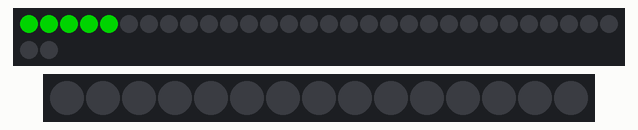
Bench run of a sketch on a simulated Arduino Uno, built with avr-gcc and run on an emulated ATmega328P. On the bench: 32 RGB LEDs in strip order, left to right, continuing on the next row, 15 RGB LEDs in strip order, left to right. Dim RGB values are drawn brighter than linear.

Above: at 0.05 s.
At 0.77 s:
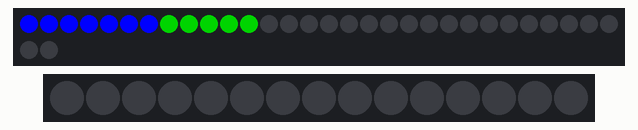
At 1.48 s:
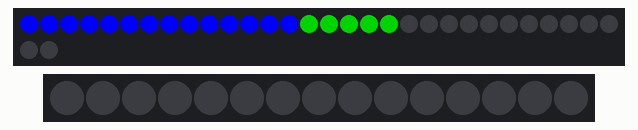
At 2.86 s:
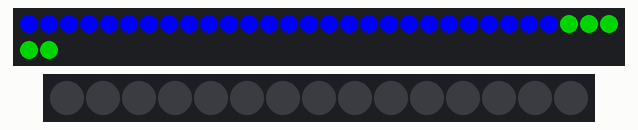
At 4.86 s:
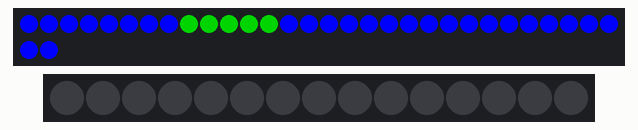
At 6.8 s:
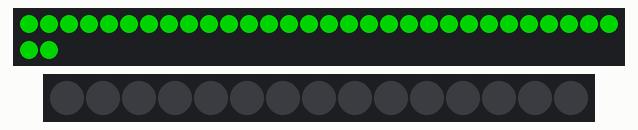

The sketch:

rainbow_blink_group.ino
```cpp
#include <FastLED.h>
#include <elapsedMillis.h>

#define LED_PIN 11
#define NUM_LEDS 32
CRGB leds[NUM_LEDS];

#define CUBE_LED_PIN 12
#define NUM_LEDS_CUBE 15
CRGB cube_leds[NUM_LEDS_CUBE];

elapsedMillis elapsedTime;

void setup() {
  FastLED.addLeds<WS2812B, LED_PIN, GRB>(leds, NUM_LEDS);
  FastLED.addLeds<WS2812B, CUBE_LED_PIN, GRB>(cube_leds, NUM_LEDS_CUBE);
}

void roundStrip(int speed, int runTime) {
  bool stripRunning = true;
  static uint8_t startIndex = 0;
  static uint8_t hue = 0;
  unsigned long startTime = millis();

  while (stripRunning && (millis() - startTime < runTime)) {
    // Fill the entire LED strip with a rainbow gradient
    fill_rainbow(cube_leds, NUM_LEDS_CUBE, hue, 4);

    // Move the rainbow effect from left to right
    for (int i = 0; i < NUM_LEDS_CUBE; i++) {
      cube_leds[i] = cube_leds[(i + startIndex) % NUM_LEDS_CUBE];
    }

    FastLED.show();
    FastLED.delay(speed);

    // Increment the rainbow hue to change colors
    hue++;

    // Move the rainbow gradient index
    startIndex++;
    if (startIndex >= NUM_LEDS_CUBE) {
      startIndex = 0;
    }
  }

  // Turn off LEDs after the runTime
  fill_solid(cube_leds, NUM_LEDS_CUBE, CRGB::Black); // Set all LEDs to black (off)
  FastLED.show();
  stripRunning = false; // stop iterations
}

void ledStrip(int speed, int runTime) {
  unsigned long startTime = millis();
  unsigned long currentTime;

  // Set the background color to blue
  fill_solid(leds, NUM_LEDS, CRGB::Black);
  FastLED.show();

  while (elapsedTime < runTime) {
    currentTime = millis(); // Update currentTime

    // Move the group of 5 green LEDs from left to right
    for (int i = 0; i <= NUM_LEDS - 5; ++i) {
      fill_solid(leds + i, 5, CRGB::Green); // Set a group of 5 LEDs to green
      FastLED.show();
      delay(speed);
      fill_solid(leds + i, 5, CRGB::Blue); // Set the same group back to blue
    }

    // Move the group of 5 green LEDs from right to left
    for (int i = NUM_LEDS - 5; i >= 0; --i) {
      fill_solid(leds + i, 5, CRGB::Green); // Set a group of 5 LEDs to green
      FastLED.show();
      delay(speed);
      fill_solid(leds + i, 5, CRGB::Blue); // Set the same group back to blue
    }

    // Check if runtime exceeded
    if (currentTime - startTime >= runTime) {
      break;
    }
  }
  // Turn off LEDs after the runTime
  fill_solid(leds, NUM_LEDS, CRGB::Black); // Set all LEDs to black (off)
  FastLED.show();
}

void blinkLEDs() {
  const int blinkDuration = 20000;  // 20 seconds
  const int blinkInterval = 500;   // 500 milliseconds (0.5 seconds)

  static elapsedMillis elapsedTime; // Track elapsed time

  while (elapsedTime < blinkDuration) {
    // Turn on all LEDs
    fill_solid(leds, NUM_LEDS, CRGB::Green);
    FastLED.show();
    delay(blinkInterval);

    // Turn off all LEDs
    fill_solid(leds, NUM_LEDS, CRGB::Black);
    FastLED.show();
    delay(blinkInterval);
  }

  // Turn off LEDs after the specified duration
  fill_solid(leds, NUM_LEDS, CRGB::Black);
  FastLED.show();
}
void loop() {
  ledStrip(100, 2000);
  //delay(1000);
  //roundStrip(100, 2000);
  delay(1000);
  blinkLEDs();
  //delay(1000);
  //roundStrip(100, 2000);
}
```

Measured:
- what the display in image 5 shows lasts 0.5 s, from 6.7 s to 7.2 s
